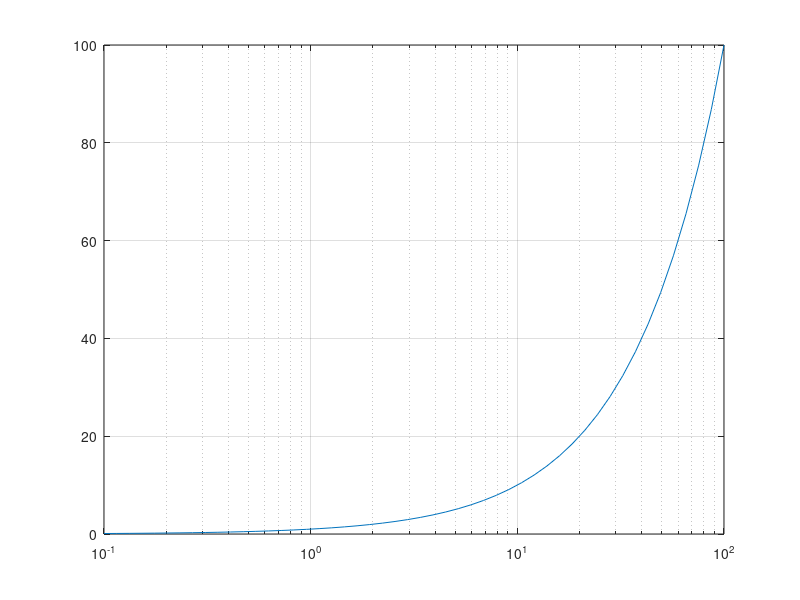
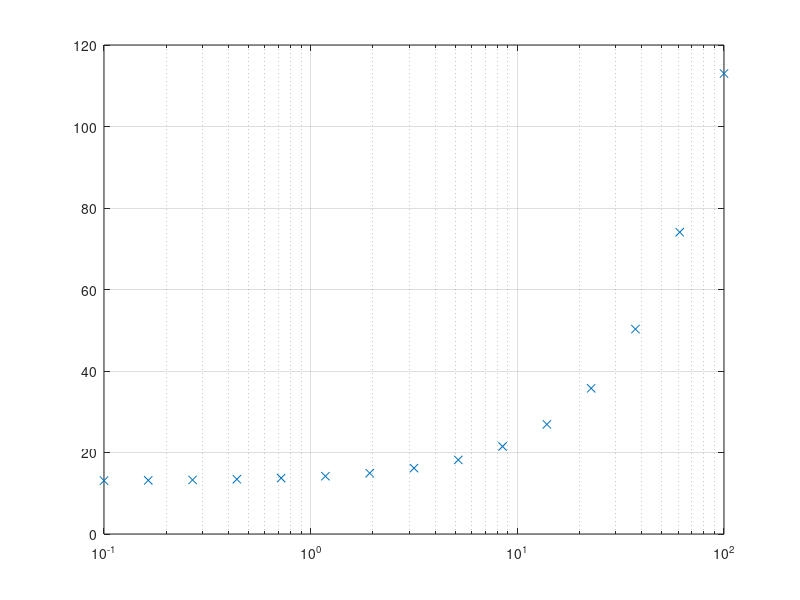
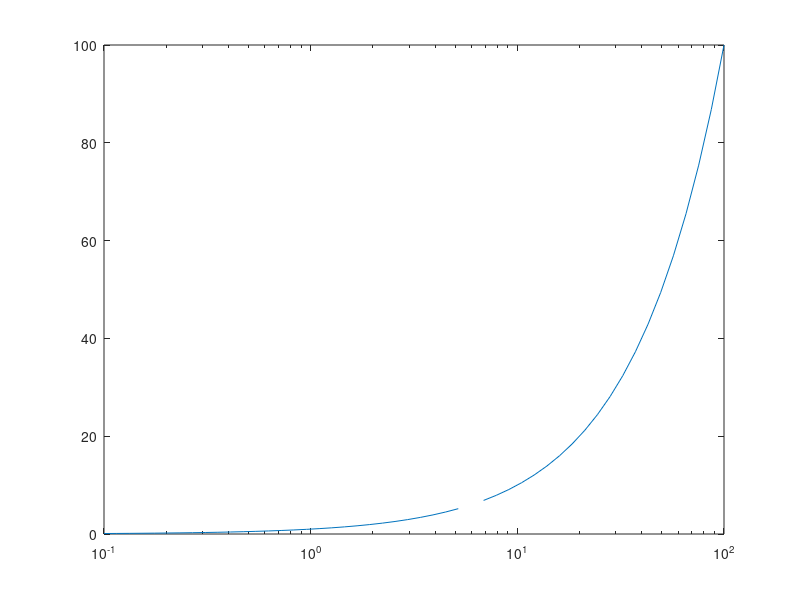

The MATLAB script that drew these images, in order:
%=============================================================================
% Copyright (c) 2016-present Allan CORNET (Nelson)
%=============================================================================
% This file is part of Nelson.
%=============================================================================
% LICENCE_BLOCK_BEGIN
% SPDX-License-Identifier: LGPL-3.0-or-later
% LICENCE_BLOCK_END
%=============================================================================
% <--ADV-CLI MODE-->
%=============================================================================
f = figure();
x = logspace(-1,2);
semilogx(x, x);
grid on
%=============================================================================
f = figure();
x = logspace(-1, 2, 15);
y = 13 + x;
semilogx(x, y, 'x', 'MarkerFaceColor', [0 0.447 0.741])
grid on
%=============================================================================
f = figure();
x = logspace(-1, 2);
y = x;
y(30) = NaN;
semilogx(x, y)
%=============================================================================
